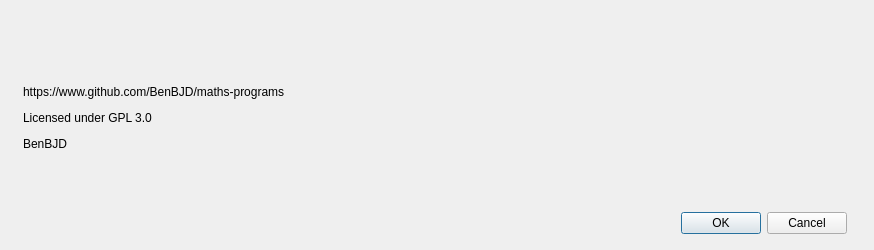
<?xml version="1.0" encoding="UTF-8"?>
<ui version="4.0">
 <class>Dialog</class>
 <widget class="QDialog" name="Dialog">
  <property name="geometry">
   <rect>
    <x>0</x>
    <y>0</y>
    <width>874</width>
    <height>250</height>
   </rect>
  </property>
  <property name="windowTitle">
   <string>Dialog</string>
  </property>
  <widget class="QWidget" name="">
   <property name="geometry">
    <rect>
     <x>17</x>
     <y>30</y>
     <width>836</width>
     <height>204</height>
    </rect>
   </property>
   <layout class="QGridLayout" name="gridLayout">
    <item row="0" column="0">
     <widget class="QFrame" name="frame">
      <property name="frameShape">
       <enum>QFrame::StyledPanel</enum>
      </property>
      <property name="frameShadow">
       <enum>QFrame::Raised</enum>
      </property>
     </widget>
    </item>
    <item row="0" column="1">
     <widget class="QLabel" name="label">
      <property name="text">
       <string>&lt;html&gt;&lt;head/&gt;&lt;body&gt;&lt;p&gt;https://www.github.com/BenBJD/maths-programs&lt;/p&gt;&lt;p&gt;Licensed under GPL 3.0&lt;/p&gt;&lt;p&gt;BenBJD&lt;/p&gt;&lt;/body&gt;&lt;/html&gt;</string>
      </property>
     </widget>
    </item>
    <item row="1" column="1">
     <widget class="QDialogButtonBox" name="buttonBox">
      <property name="standardButtons">
       <set>QDialogButtonBox::Cancel|QDialogButtonBox::Ok</set>
      </property>
     </widget>
    </item>
    <item row="0" column="2">
     <widget class="QFrame" name="frame_2">
      <property name="frameShape">
       <enum>QFrame::StyledPanel</enum>
      </property>
      <property name="frameShadow">
       <enum>QFrame::Raised</enum>
      </property>
     </widget>
    </item>
   </layout>
  </widget>
 </widget>
 <resources/>
 <connections/>
</ui>
